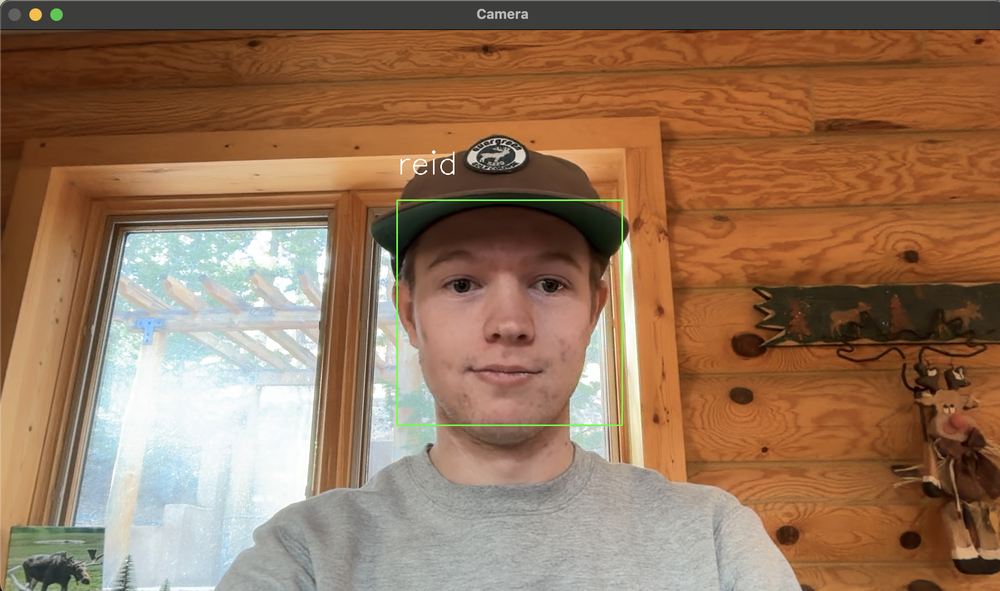
#> input picture examples/Reid_hat.png, 1000 x 591 px, shrunk from 1910 x 1129 before the run, given in place of the camera
$ python faceRecognition.py
#> lines starting #> are read from the running program, lines starting #| are printed output that depends on the picture; after the words box and inside, x2 and y2 are one past the last pixel; in counts of white or black regions, pixels touching at a corner belong together
### trainer.py
import os
import cv2 as cv
import numpy as np
import pickle
from PIL import Image, UnidentifiedImageError

# all the different paths
BASE_DIR = os.path.dirname(os.path.abspath(__file__))
IMAGE_DIR = os.path.join(BASE_DIR, "Images")
CASCADE_PATH = cv.data.haarcascades + "haarcascade_frontalface_default.xml"

# Check if the images directory exists
if not os.path.exists(IMAGE_DIR):
    print(f"ERROR: Images folder not found at {IMAGE_DIR}")
    exit(1)

# Load Haar Cascade for face detection
face_cascade = cv.CascadeClassifier(CASCADE_PATH)

# Create LBPH Face Recognizer
recognizer = cv.face.LBPHFaceRecognizer_create()

# Training data storage
current_id = 0
label_ids = {}
x_train = []
y_labels = []

print("Scanning image directory...\n")

# Loop through images folder
for root, dirs, files in os.walk(IMAGE_DIR):
    print(f"Checking folder: {root}")  # Debug print

    #go through all the images. remove spaces to underscore
    for file in files:
        if file.lower().endswith(("png", "jpg", "jpeg", "HEIC")):
            path = os.path.join(root, file)
            label = os.path.basename(root).replace(" ", "_").lower()

            print(f"Processing {file} in {label}")

            # Assign unique ID to each label
            if label not in label_ids:
                label_ids[label] = current_id
                current_id += 1
            id_ = label_ids[label]

            try:
                # Open image and convert to grayscale, grayscale better for image recognition
                pil_image = Image.open(path).convert("L")
                image_array = np.array(pil_image, "uint8")

                # Detect face
                faces = face_cascade.detectMultiScale(image_array, scaleFactor=1.3, minNeighbors=5, minSize=(50, 50))

                if len(faces) == 0:
                    print(f"WARNING: No face detected in {file}")

                for (x, y, w, h) in faces:
                    roi = image_array[y:y + h, x:x + w]  # Extract face area
                    x_train.append(roi)
                    y_labels.append(id_)

            except UnidentifiedImageError:
                print(f"ERROR: Cannot open {file}. It may be corrupted or in an unsupported format.")
#> pass 2 of the loop `for root, dirs, files in os.walk(IMAGE_DIR):`:
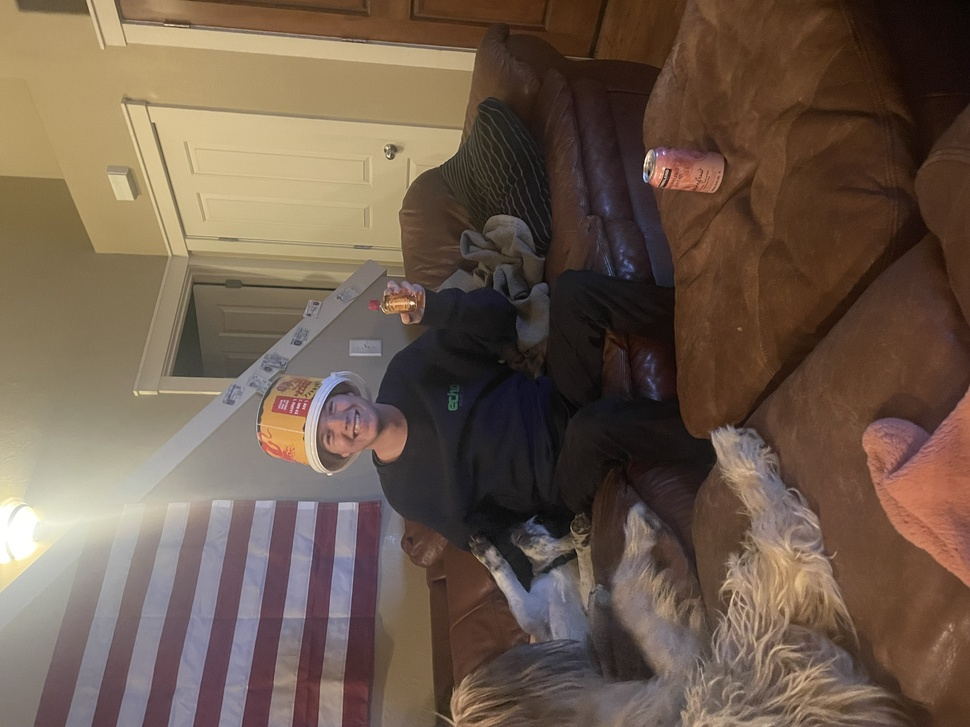
#> input picture Images/Reid/IMG_0139 (1).jpg, 970 x 727 px, shrunk from 4032 x 3024 before the run
#> `pil_image = Image.open(path).convert("L")`:
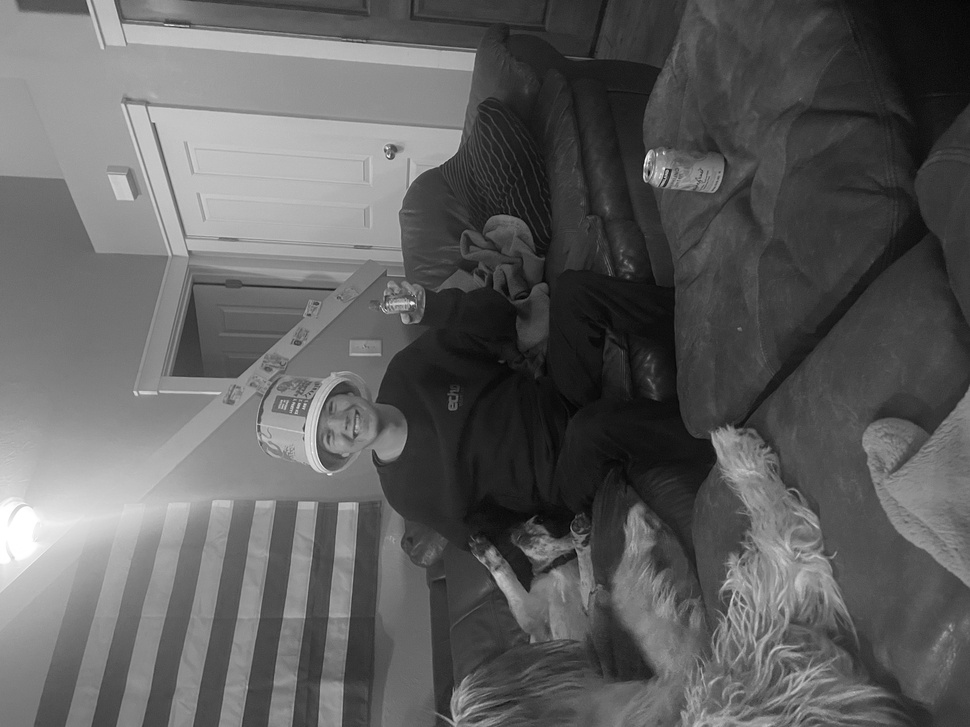
#> pil_image: PIL image 970x727 L; min 1, max 255, mean 95.2
#> `faces = face_cascade.detectMultiScale(image_array, scaleFactor=1.3, mi..`: faces = ()
#> after the loop `for (x, y, w, h) in faces:`: x_train = []

# If no images were processed, exit with an error
if len(x_train) == 0:
    print("ERROR: No valid images found. Check your dataset.")
    exit(1)

# Save label IDs for later recognition in other python file
with open("labels.pickle", "wb") as f:
    pickle.dump(label_ids, f)

# Train recognizer and save model save as yml file. faceRecognition file will use this to identify people
recognizer.train(x_train, np.array(y_labels))
recognizer.save("trainer.yml")

print("\nTraining Complete!")

### faceRecognition.py
import cv2 as cv
import numpy as np
import pickle
import tkinter as tk
from trainer import recognizer

# Load labels
with open("labels.pickle", "rb") as f:
    labels = pickle.load(f)
    labels = {v: k for k, v in labels.items()}

# Load face cascade
face_cascade = cv.CascadeClassifier(cv.data.haarcascades + "haarcascade_frontalface_default.xml")

cap = cv.VideoCapture(0)

if not cap.isOpened():
    print("Error: Could not open webcam.")
    exit()

#keep camera running until broken with q
while True:
    ret, frame = cap.read()
#> frame is the input picture: shape (591, 1000, 3); mean B, G, R 89.6, 115.6, 148.8
    if not ret:
        break

    gray = cv.cvtColor(frame, cv.COLOR_BGR2GRAY)
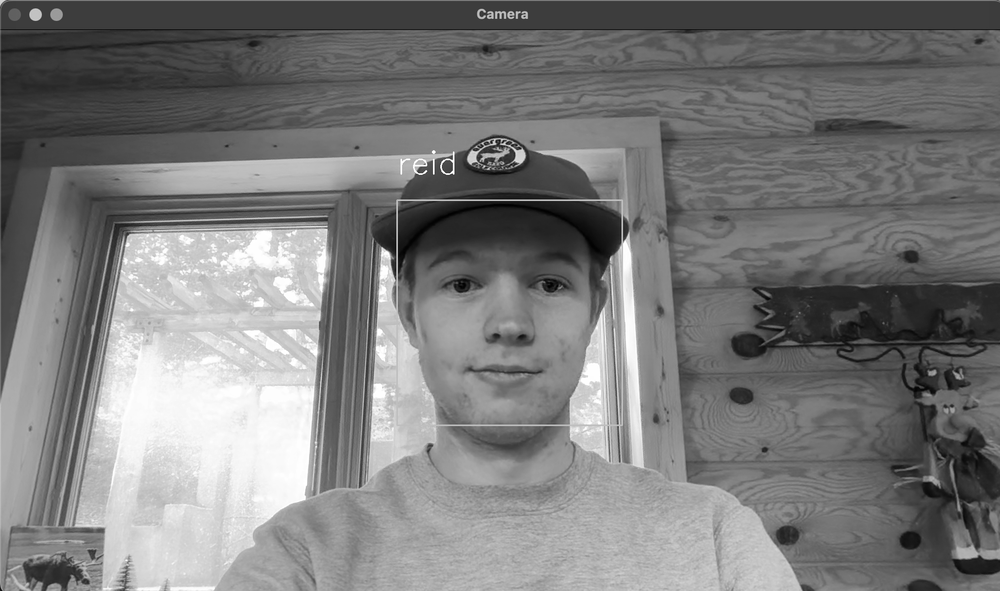
#> gray: shape (591, 1000); min 0, max 255, mean 122.6

    faces = face_cascade.detectMultiScale(gray, 1.2, 5)
#> faces = [[394, 193, 228, 228]]

    #use recognizer.predict to figure out ids and confidence using trained images
    for (x, y, w, h) in faces:
        #takes just the box around the face to get confidence and id
        box = gray[y:y+h, x:x+w]
        ids, confidence = recognizer.predict(box)

        #70 percent confidence it will print out the name else will show unknown
        if confidence < 55:
            name = labels[ids]
            display = name
        else:
            display = "Unknown"

        #put name and box on screen
        cv.putText(frame, display, (x, y-50), cv.FONT_HERSHEY_SIMPLEX, 2, (255, 255, 255), 2)
        cv.rectangle(frame, (x, y), (x+w, y+h), (0, 255, 0), 2)
#> this loop made 1 pass
#> (x, y, w, h, ids, confidence, display) on pass 1: (394, 193, 228, 228, 0, 88.72, 'Unknown')
#> pass 1, `box = gray[y:y+h, x:x+w]`:
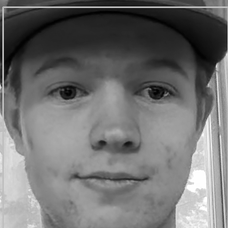
#> box: shape (228, 228); min 0, max 255, mean 112.3
#> after the loop:
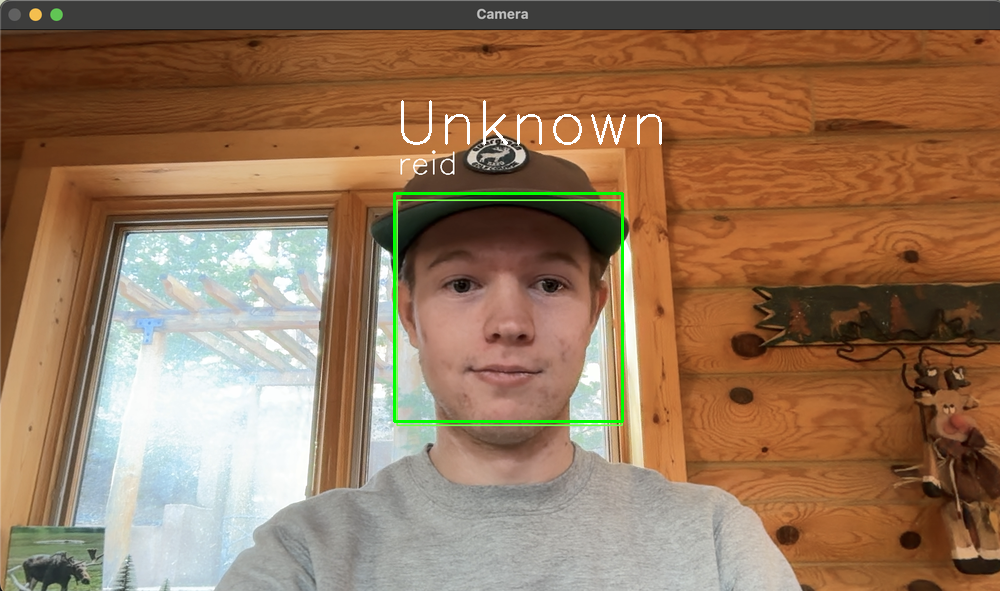
#> frame: shape (591, 1000, 3); 0.78% of pixels changed, all inside (x1, y1, x2, y2) = (393, 100, 662, 423)

    cv.imshow("Camera", frame)

    #quit video capture with q
    if cv.waitKey(1) & 0xFF == ord('q'):
#> (key q is pressed here)
        cap.release()
        cv.destroyAllWindows()
        break
